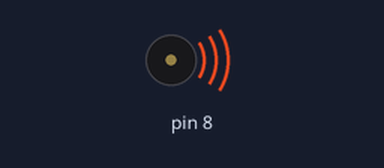
Simulated run of this sketch. Board: Arduino Uno, built with avr-gcc and run on an emulated ATmega328P. On the bench: buzzer (waves = sounding).

Above: at 0.1 s.
At 13.8 s:
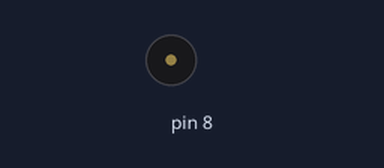
Timing chart, 0 to 15.3 s (numbered marks = the images above):
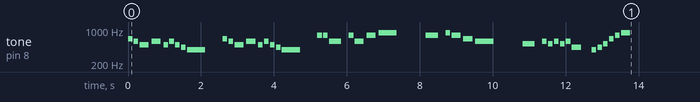

The sketch:

MakerUno_Trongcom.ino
```cpp
/*
 * This code will play a melody for Vietnam song titled Trong Com https://www.youtube.com/watch?v=HsgxsqjFt1c
 * using Maker Uno.
 *
 * Maker Uno: https://www.cytron.io/p-maker-uno
 *
 * Created by:
 * 5 Mar 2018   Idris   Cytron Technologies
 */

#include "pitches.h"

#define TEMPO 1000

// notes in the melody:
int melody[] = {
  NOTE_E5, NOTE_D5, NOTE_B4, NOTE_D5, NOTE_B4, NOTE_D5, NOTE_B4, NOTE_A4, NOTE_G4, 0,
  NOTE_E5, NOTE_D5, NOTE_B4, NOTE_D5, NOTE_B4, NOTE_D5, NOTE_B4, NOTE_A4, NOTE_G4, 0,

  NOTE_G5, NOTE_G5, NOTE_D5, 0, NOTE_G5, NOTE_D5, NOTE_G5, NOTE_A5, 0,
  NOTE_G5, 0, NOTE_A5, NOTE_G5, NOTE_E5, NOTE_D5, 0,

  NOTE_C5, 0, NOTE_D5, NOTE_C5, NOTE_D5, NOTE_C5, NOTE_D5, NOTE_A4, 0,
  NOTE_G4, NOTE_A4, NOTE_C5, NOTE_E5, NOTE_G5, NOTE_A5,
};

// note durations: 4 = quarter note, 8 = eighth note, etc.:
int noteDurations[] = {
  8, 8, 4, 4, 8, 8, 8, 8, 2, 4,
  8, 8, 4, 4, 8, 8, 8, 8, 2, 4,

  8, 8, 3, 12, 8, 4, 4, 2, 2,
  3, 12, 8, 4, 4, 2, 2,

  3, 12, 8, 8, 8, 8, 8, 4, 6,
  8, 8, 8, 8, 8, 4,
};

void setup() {
  // iterate over the notes of the melody:
  for (int thisNote = 0; thisNote < 51; thisNote++) {

    // to calculate the note duration, take one second divided by the note type.
    //e.g. quarter note = 1000 / 4, eighth note = 1000/8, etc.
    int noteDuration = TEMPO / noteDurations[thisNote];
    tone(8, melody[thisNote], noteDuration);

    // to distinguish the notes, set a minimum time between them.
    // the note's duration + 30% seems to work well:
    int pauseBetweenNotes = noteDuration * 1.30;
    delay(pauseBetweenNotes);
    // stop the tone playing:
    noTone(8);
  }
}

void loop() {
  // put your main code here, to run repeatedly:

}
```

pitches.h
```cpp
/*************************************************
 * Public Constants
 *************************************************/

#define NOTE_B0  31
#define NOTE_C1  33
#define NOTE_CS1 35
#define NOTE_D1  37
#define NOTE_DS1 39
#define NOTE_E1  41
#define NOTE_F1  44
#define NOTE_FS1 46
#define NOTE_G1  49
#define NOTE_GS1 52
#define NOTE_A1  55
#define NOTE_AS1 58
#define NOTE_B1  62
#define NOTE_C2  65
#define NOTE_CS2 69
#define NOTE_D2  73
#define NOTE_DS2 78
#define NOTE_E2  82
#define NOTE_F2  87
#define NOTE_FS2 93
#define NOTE_G2  98
#define NOTE_GS2 104
#define NOTE_A2  110
#define NOTE_AS2 117
#define NOTE_B2  123
#define NOTE_C3  131
#define NOTE_CS3 139
#define NOTE_D3  147
#define NOTE_DS3 156
#define NOTE_E3  165
#define NOTE_F3  175
#define NOTE_FS3 185
#define NOTE_G3  196
#define NOTE_GS3 208
#define NOTE_A3  220
#define NOTE_AS3 233
#define NOTE_B3  247
#define NOTE_C4  262
#define NOTE_CS4 277
#define NOTE_D4  294
#define NOTE_DS4 311
#define NOTE_E4  330
#define NOTE_F4  349
#define NOTE_FS4 370
#define NOTE_G4  392
#define NOTE_GS4 415
#define NOTE_A4  440
#define NOTE_AS4 466
#define NOTE_B4  494
#define NOTE_C5  523
#define NOTE_CS5 554
#define NOTE_D5  587
#define NOTE_DS5 622
#define NOTE_E5  659
#define NOTE_F5  698
#define NOTE_FS5 740
#define NOTE_G5  784
#define NOTE_GS5 831
#define NOTE_A5  880
#define NOTE_AS5 932
#define NOTE_B5  988
#define NOTE_C6  1047
#define NOTE_CS6 1109
#define NOTE_D6  1175
#define NOTE_DS6 1245
#define NOTE_E6  1319
#define NOTE_F6  1397
#define NOTE_FS6 1480
#define NOTE_G6  1568
#define NOTE_GS6 1661
#define NOTE_A6  1760
#define NOTE_AS6 1865
#define NOTE_B6  1976
#define NOTE_C7  2093
#define NOTE_CS7 2217
#define NOTE_D7  2349
#define NOTE_DS7 2489
#define NOTE_E7  2637
#define NOTE_F7  2794
#define NOTE_FS7 2960
#define NOTE_G7  3136
#define NOTE_GS7 3322
#define NOTE_A7  3520
#define NOTE_AS7 3729
#define NOTE_B7  3951
#define NOTE_C8  4186
#define NOTE_CS8 4435
#define NOTE_D8  4699
#define NOTE_DS8 4978
```
